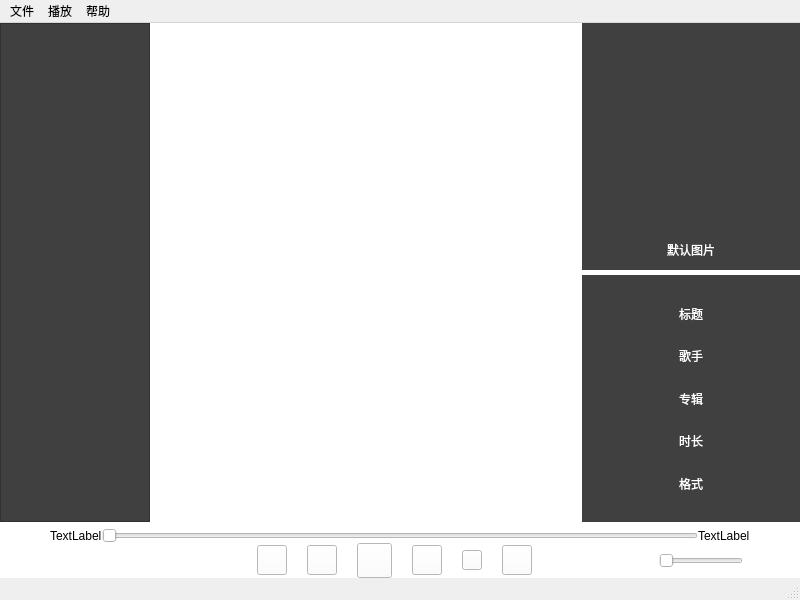
<?xml version="1.0" encoding="UTF-8"?>
<ui version="4.0">
 <class>MainWindow</class>
 <widget class="QMainWindow" name="MainWindow">
  <property name="geometry">
   <rect>
    <x>0</x>
    <y>0</y>
    <width>800</width>
    <height>600</height>
   </rect>
  </property>
  <property name="sizePolicy">
   <sizepolicy hsizetype="Expanding" vsizetype="Expanding">
    <horstretch>0</horstretch>
    <verstretch>0</verstretch>
   </sizepolicy>
  </property>
  <property name="windowTitle">
   <string>MainWindow</string>
  </property>
  <property name="windowIcon">
   <iconset>
    <normaloff>icon/Music.ico</normaloff>icon/Music.ico</iconset>
  </property>
  <property name="toolButtonStyle">
   <enum>Qt::ToolButtonStyle::ToolButtonFollowStyle</enum>
  </property>
  <widget class="QWidget" name="centralwidget">
   <property name="sizePolicy">
    <sizepolicy hsizetype="Expanding" vsizetype="Expanding">
     <horstretch>0</horstretch>
     <verstretch>0</verstretch>
    </sizepolicy>
   </property>
   <property name="styleSheet">
    <string notr="true">background-color: rgb(255, 255, 255);</string>
   </property>
   <layout class="QGridLayout" name="gridLayout_4">
    <property name="leftMargin">
     <number>0</number>
    </property>
    <property name="topMargin">
     <number>0</number>
    </property>
    <property name="rightMargin">
     <number>0</number>
    </property>
    <property name="bottomMargin">
     <number>0</number>
    </property>
    <item row="0" column="0">
     <layout class="QHBoxLayout" name="horizontalLayout" stretch="2,6,3">
      <property name="spacing">
       <number>5</number>
      </property>
      <item>
       <widget class="QTreeView" name="playlistTreeView">
        <property name="sizePolicy">
         <sizepolicy hsizetype="Preferred" vsizetype="Preferred">
          <horstretch>0</horstretch>
          <verstretch>0</verstretch>
         </sizepolicy>
        </property>
        <property name="minimumSize">
         <size>
          <width>150</width>
          <height>0</height>
         </size>
        </property>
        <property name="styleSheet">
         <string notr="true">background-color: rgb(64, 64, 64);
color:white;</string>
        </property>
        <property name="editTriggers">
         <set>QAbstractItemView::EditTrigger::NoEditTriggers</set>
        </property>
        <property name="alternatingRowColors">
         <bool>false</bool>
        </property>
        <property name="selectionMode">
         <enum>QAbstractItemView::SelectionMode::ExtendedSelection</enum>
        </property>
        <property name="uniformRowHeights">
         <bool>true</bool>
        </property>
        <property name="headerHidden">
         <bool>false</bool>
        </property>
        <attribute name="headerVisible">
         <bool>true</bool>
        </attribute>
        <attribute name="headerCascadingSectionResizes">
         <bool>false</bool>
        </attribute>
        <attribute name="headerMinimumSectionSize">
         <number>35</number>
        </attribute>
        <attribute name="headerDefaultSectionSize">
         <number>75</number>
        </attribute>
       </widget>
      </item>
      <item>
       <widget class="QWidget" name="lyricsWidget" native="true">
        <property name="sizePolicy">
         <sizepolicy hsizetype="Expanding" vsizetype="Expanding">
          <horstretch>0</horstretch>
          <verstretch>0</verstretch>
         </sizepolicy>
        </property>
        <layout class="QGridLayout" name="gridLayout_2">
         <item row="0" column="0">
          <widget class="QStackedWidget" name="stackedWidget">
           <property name="enabled">
            <bool>true</bool>
           </property>
           <property name="sizePolicy">
            <sizepolicy hsizetype="Expanding" vsizetype="Preferred">
             <horstretch>0</horstretch>
             <verstretch>0</verstretch>
            </sizepolicy>
           </property>
           <property name="mouseTracking">
            <bool>false</bool>
           </property>
           <property name="tabletTracking">
            <bool>false</bool>
           </property>
           <property name="acceptDrops">
            <bool>false</bool>
           </property>
           <property name="autoFillBackground">
            <bool>false</bool>
           </property>
           <property name="currentIndex">
            <number>1</number>
           </property>
           <widget class="QWidget" name="listPage">
            <property name="enabled">
             <bool>true</bool>
            </property>
            <property name="sizePolicy">
             <sizepolicy hsizetype="Expanding" vsizetype="Expanding">
              <horstretch>0</horstretch>
              <verstretch>0</verstretch>
             </sizepolicy>
            </property>
            <layout class="QGridLayout" name="gridLayout_5">
             <property name="leftMargin">
              <number>0</number>
             </property>
             <property name="topMargin">
              <number>0</number>
             </property>
             <property name="rightMargin">
              <number>0</number>
             </property>
             <property name="bottomMargin">
              <number>0</number>
             </property>
             <property name="spacing">
              <number>0</number>
             </property>
             <item row="0" column="0">
              <widget class="QTableView" name="songTableView">
               <property name="editTriggers">
                <set>QAbstractItemView::EditTrigger::NoEditTriggers</set>
               </property>
               <property name="tabKeyNavigation">
                <bool>false</bool>
               </property>
               <property name="dragDropOverwriteMode">
                <bool>false</bool>
               </property>
               <property name="alternatingRowColors">
                <bool>true</bool>
               </property>
               <property name="selectionMode">
                <enum>QAbstractItemView::SelectionMode::ExtendedSelection</enum>
               </property>
               <property name="selectionBehavior">
                <enum>QAbstractItemView::SelectionBehavior::SelectRows</enum>
               </property>
               <property name="textElideMode">
                <enum>Qt::TextElideMode::ElideRight</enum>
               </property>
              </widget>
             </item>
            </layout>
           </widget>
           <widget class="QWidget" name="lyricsPage">
            <property name="sizePolicy">
             <sizepolicy hsizetype="Expanding" vsizetype="Expanding">
              <horstretch>0</horstretch>
              <verstretch>0</verstretch>
             </sizepolicy>
            </property>
           </widget>
          </widget>
         </item>
        </layout>
       </widget>
      </item>
      <item>
       <layout class="QVBoxLayout" name="verticalLayout" stretch="0,0">
        <property name="spacing">
         <number>5</number>
        </property>
        <item>
         <widget class="QWidget" name="pictureWidget" native="true">
          <property name="sizePolicy">
           <sizepolicy hsizetype="Preferred" vsizetype="Preferred">
            <horstretch>0</horstretch>
            <verstretch>0</verstretch>
           </sizepolicy>
          </property>
          <property name="styleSheet">
           <string notr="true">background-color: rgb(64,64,64);
color:white;</string>
          </property>
          <layout class="QGridLayout" name="gridLayout_3" rowstretch="5,1" rowminimumheight="0,0">
           <item row="0" column="0">
            <widget class="QLabel" name="pictureLabel">
             <property name="sizePolicy">
              <sizepolicy hsizetype="Fixed" vsizetype="Fixed">
               <horstretch>0</horstretch>
               <verstretch>0</verstretch>
              </sizepolicy>
             </property>
             <property name="minimumSize">
              <size>
               <width>200</width>
               <height>200</height>
              </size>
             </property>
             <property name="styleSheet">
              <string notr="true">border-image:url(:/icon/default_cover.png)</string>
             </property>
             <property name="text">
              <string/>
             </property>
             <property name="scaledContents">
              <bool>true</bool>
             </property>
             <property name="alignment">
              <set>Qt::AlignmentFlag::AlignCenter</set>
             </property>
            </widget>
           </item>
           <item row="1" column="0">
            <widget class="QLabel" name="NameLabel">
             <property name="text">
              <string>默认图片</string>
             </property>
             <property name="scaledContents">
              <bool>true</bool>
             </property>
             <property name="alignment">
              <set>Qt::AlignmentFlag::AlignCenter</set>
             </property>
             <property name="wordWrap">
              <bool>true</bool>
             </property>
            </widget>
           </item>
          </layout>
         </widget>
        </item>
        <item>
         <widget class="QWidget" name="infoWidget" native="true">
          <property name="sizePolicy">
           <sizepolicy hsizetype="Preferred" vsizetype="Expanding">
            <horstretch>0</horstretch>
            <verstretch>0</verstretch>
           </sizepolicy>
          </property>
          <property name="styleSheet">
           <string notr="true">background-color: rgb(64,64,64);
color:white;</string>
          </property>
          <layout class="QGridLayout" name="gridLayout">
           <property name="topMargin">
            <number>20</number>
           </property>
           <property name="bottomMargin">
            <number>20</number>
           </property>
           <item row="0" column="0">
            <widget class="QLabel" name="TitleLabel">
             <property name="text">
              <string>标题</string>
             </property>
             <property name="scaledContents">
              <bool>true</bool>
             </property>
             <property name="alignment">
              <set>Qt::AlignmentFlag::AlignCenter</set>
             </property>
             <property name="wordWrap">
              <bool>true</bool>
             </property>
            </widget>
           </item>
           <item row="2" column="0">
            <widget class="QLabel" name="SetLabel">
             <property name="text">
              <string>专辑</string>
             </property>
             <property name="scaledContents">
              <bool>true</bool>
             </property>
             <property name="alignment">
              <set>Qt::AlignmentFlag::AlignCenter</set>
             </property>
             <property name="wordWrap">
              <bool>true</bool>
             </property>
            </widget>
           </item>
           <item row="3" column="0">
            <widget class="QLabel" name="timeLabel">
             <property name="text">
              <string>时长</string>
             </property>
             <property name="scaledContents">
              <bool>true</bool>
             </property>
             <property name="alignment">
              <set>Qt::AlignmentFlag::AlignCenter</set>
             </property>
             <property name="wordWrap">
              <bool>true</bool>
             </property>
            </widget>
           </item>
           <item row="1" column="0">
            <widget class="QLabel" name="ArtistLabel">
             <property name="text">
              <string>歌手</string>
             </property>
             <property name="scaledContents">
              <bool>true</bool>
             </property>
             <property name="alignment">
              <set>Qt::AlignmentFlag::AlignCenter</set>
             </property>
             <property name="wordWrap">
              <bool>true</bool>
             </property>
            </widget>
           </item>
           <item row="4" column="0">
            <widget class="QLabel" name="formatLabel">
             <property name="text">
              <string>格式</string>
             </property>
             <property name="scaledContents">
              <bool>true</bool>
             </property>
             <property name="alignment">
              <set>Qt::AlignmentFlag::AlignCenter</set>
             </property>
             <property name="wordWrap">
              <bool>true</bool>
             </property>
            </widget>
           </item>
          </layout>
         </widget>
        </item>
       </layout>
      </item>
     </layout>
    </item>
    <item row="1" column="0">
     <widget class="QWidget" name="playWidget" native="true">
      <property name="sizePolicy">
       <sizepolicy hsizetype="Expanding" vsizetype="Preferred">
        <horstretch>0</horstretch>
        <verstretch>0</verstretch>
       </sizepolicy>
      </property>
      <property name="styleSheet">
       <string notr="true">background-color: rgb(255, 255, 255);</string>
      </property>
      <layout class="QVBoxLayout" name="verticalLayout_2">
       <property name="spacing">
        <number>0</number>
       </property>
       <property name="leftMargin">
        <number>0</number>
       </property>
       <property name="topMargin">
        <number>0</number>
       </property>
       <property name="rightMargin">
        <number>0</number>
       </property>
       <property name="bottomMargin">
        <number>0</number>
       </property>
       <item>
        <layout class="QHBoxLayout" name="horizontalLayout_3">
         <property name="leftMargin">
          <number>50</number>
         </property>
         <property name="rightMargin">
          <number>50</number>
         </property>
         <item>
          <widget class="QLabel" name="playtimeLabel">
           <property name="text">
            <string>TextLabel</string>
           </property>
          </widget>
         </item>
         <item>
          <widget class="QSlider" name="playSlider">
           <property name="orientation">
            <enum>Qt::Orientation::Horizontal</enum>
           </property>
          </widget>
         </item>
         <item>
          <widget class="QLabel" name="totaltimeLabel">
           <property name="text">
            <string>TextLabel</string>
           </property>
          </widget>
         </item>
        </layout>
       </item>
       <item>
        <layout class="QHBoxLayout" name="horizontalLayout_2" stretch="0,0,0,0,0,0,0,0,0,0,0,0,0">
         <property name="spacing">
          <number>20</number>
         </property>
         <property name="leftMargin">
          <number>50</number>
         </property>
         <item>
          <spacer name="horizontalSpacer">
           <property name="orientation">
            <enum>Qt::Orientation::Horizontal</enum>
           </property>
           <property name="sizeType">
            <enum>QSizePolicy::Policy::Expanding</enum>
           </property>
           <property name="sizeHint" stdset="0">
            <size>
             <width>50</width>
             <height>20</height>
            </size>
           </property>
          </spacer>
         </item>
         <item>
          <widget class="QPushButton" name="playModeButton">
           <property name="minimumSize">
            <size>
             <width>30</width>
             <height>30</height>
            </size>
           </property>
           <property name="maximumSize">
            <size>
             <width>30</width>
             <height>30</height>
            </size>
           </property>
           <property name="styleSheet">
            <string notr="true">border:none;</string>
           </property>
           <property name="text">
            <string/>
           </property>
          </widget>
         </item>
         <item>
          <spacer name="horizontalSpacer_4">
           <property name="orientation">
            <enum>Qt::Orientation::Horizontal</enum>
           </property>
           <property name="sizeHint" stdset="0">
            <size>
             <width>100</width>
             <height>20</height>
            </size>
           </property>
          </spacer>
         </item>
         <item>
          <widget class="QPushButton" name="outloadButton">
           <property name="sizePolicy">
            <sizepolicy hsizetype="Preferred" vsizetype="Preferred">
             <horstretch>0</horstretch>
             <verstretch>0</verstretch>
            </sizepolicy>
           </property>
           <property name="maximumSize">
            <size>
             <width>30</width>
             <height>30</height>
            </size>
           </property>
           <property name="styleSheet">
            <string notr="true">QPushButton {
	border-image: url(:/icon/outload.png);
}

QPushButton:hover {
 border-image: url(:/icon/outload.png);
}

QPushButton:pressed {
 border-image: url(:/icon/outload.png);
}</string>
           </property>
           <property name="text">
            <string/>
           </property>
          </widget>
         </item>
         <item>
          <widget class="QPushButton" name="lastButton">
           <property name="sizePolicy">
            <sizepolicy hsizetype="Preferred" vsizetype="Preferred">
             <horstretch>0</horstretch>
             <verstretch>0</verstretch>
            </sizepolicy>
           </property>
           <property name="maximumSize">
            <size>
             <width>30</width>
             <height>30</height>
            </size>
           </property>
           <property name="styleSheet">
            <string notr="true">QPushButton {
	border-image: url(:/icon/last.png);
}

QPushButton:hover {
 border-image: url(:/icon/last.png);
}

QPushButton:pressed {
 border-image: url(:/icon/last.png);
}</string>
           </property>
           <property name="text">
            <string/>
           </property>
          </widget>
         </item>
         <item>
          <widget class="QPushButton" name="playButton">
           <property name="sizePolicy">
            <sizepolicy hsizetype="Preferred" vsizetype="Preferred">
             <horstretch>0</horstretch>
             <verstretch>0</verstretch>
            </sizepolicy>
           </property>
           <property name="minimumSize">
            <size>
             <width>35</width>
             <height>35</height>
            </size>
           </property>
           <property name="maximumSize">
            <size>
             <width>35</width>
             <height>35</height>
            </size>
           </property>
           <property name="styleSheet">
            <string notr="true">QPushButton {
	border-image: url(:/icon/play.png);
}

QPushButton:hover {
 border-image: url(:/icon/play.png);
}

QPushButton:pressed {
 border-image: url(:/icon/play.png);
}</string>
           </property>
           <property name="text">
            <string/>
           </property>
          </widget>
         </item>
         <item>
          <widget class="QPushButton" name="nextButton">
           <property name="sizePolicy">
            <sizepolicy hsizetype="Preferred" vsizetype="Preferred">
             <horstretch>0</horstretch>
             <verstretch>0</verstretch>
            </sizepolicy>
           </property>
           <property name="minimumSize">
            <size>
             <width>30</width>
             <height>30</height>
            </size>
           </property>
           <property name="maximumSize">
            <size>
             <width>30</width>
             <height>30</height>
            </size>
           </property>
           <property name="styleSheet">
            <string notr="true">QPushButton {
	border-image: url(:/icon/next.png);
}

QPushButton:hover {
 border-image: url(:/icon/next.png);
}

QPushButton:pressed {
 border-image: url(:/icon/next.png);
}</string>
           </property>
           <property name="text">
            <string/>
           </property>
          </widget>
         </item>
         <item>
          <widget class="QPushButton" name="terminateButton">
           <property name="sizePolicy">
            <sizepolicy hsizetype="Preferred" vsizetype="Preferred">
             <horstretch>0</horstretch>
             <verstretch>0</verstretch>
            </sizepolicy>
           </property>
           <property name="maximumSize">
            <size>
             <width>20</width>
             <height>20</height>
            </size>
           </property>
           <property name="styleSheet">
            <string notr="true">QPushButton {
	border-image: url(:/icon/terminate.png);
}

QPushButton:hover {
 border-image: url(:/icon/terminate.png);
}

QPushButton:pressed {
 border-image: url(:/icon/terminate.png);
}</string>
           </property>
           <property name="text">
            <string/>
           </property>
          </widget>
         </item>
         <item>
          <widget class="QPushButton" name="likeButton">
           <property name="sizePolicy">
            <sizepolicy hsizetype="Preferred" vsizetype="Preferred">
             <horstretch>0</horstretch>
             <verstretch>0</verstretch>
            </sizepolicy>
           </property>
           <property name="maximumSize">
            <size>
             <width>30</width>
             <height>30</height>
            </size>
           </property>
           <property name="styleSheet">
            <string notr="true">QPushButton {
	border-image: url(:/icon/like.png);
}
</string>
           </property>
           <property name="text">
            <string/>
           </property>
          </widget>
         </item>
         <item>
          <spacer name="horizontalSpacer_2">
           <property name="orientation">
            <enum>Qt::Orientation::Horizontal</enum>
           </property>
           <property name="sizeType">
            <enum>QSizePolicy::Policy::Expanding</enum>
           </property>
           <property name="sizeHint" stdset="0">
            <size>
             <width>30</width>
             <height>20</height>
            </size>
           </property>
          </spacer>
         </item>
         <item>
          <widget class="QPushButton" name="volumeButton">
           <property name="minimumSize">
            <size>
             <width>0</width>
             <height>0</height>
            </size>
           </property>
           <property name="maximumSize">
            <size>
             <width>30</width>
             <height>30</height>
            </size>
           </property>
           <property name="styleSheet">
            <string notr="true">border:none;</string>
           </property>
           <property name="text">
            <string/>
           </property>
          </widget>
         </item>
         <item>
          <widget class="QSlider" name="volumeSlider">
           <property name="sizePolicy">
            <sizepolicy hsizetype="Preferred" vsizetype="Fixed">
             <horstretch>0</horstretch>
             <verstretch>0</verstretch>
            </sizepolicy>
           </property>
           <property name="focusPolicy">
            <enum>Qt::FocusPolicy::StrongFocus</enum>
           </property>
           <property name="contextMenuPolicy">
            <enum>Qt::ContextMenuPolicy::DefaultContextMenu</enum>
           </property>
           <property name="orientation">
            <enum>Qt::Orientation::Horizontal</enum>
           </property>
          </widget>
         </item>
         <item>
          <spacer name="horizontalSpacer_3">
           <property name="orientation">
            <enum>Qt::Orientation::Horizontal</enum>
           </property>
           <property name="sizeType">
            <enum>QSizePolicy::Policy::Expanding</enum>
           </property>
           <property name="sizeHint" stdset="0">
            <size>
             <width>30</width>
             <height>20</height>
            </size>
           </property>
          </spacer>
         </item>
        </layout>
       </item>
      </layout>
     </widget>
    </item>
   </layout>
  </widget>
  <widget class="QMenuBar" name="menubar">
   <property name="geometry">
    <rect>
     <x>0</x>
     <y>0</y>
     <width>800</width>
     <height>21</height>
    </rect>
   </property>
   <property name="sizePolicy">
    <sizepolicy hsizetype="Expanding" vsizetype="Minimum">
     <horstretch>0</horstretch>
     <verstretch>0</verstretch>
    </sizepolicy>
   </property>
   <widget class="QMenu" name="fileMenu">
    <property name="sizePolicy">
     <sizepolicy hsizetype="Expanding" vsizetype="Preferred">
      <horstretch>0</horstretch>
      <verstretch>0</verstretch>
     </sizepolicy>
    </property>
    <property name="title">
     <string>文件</string>
    </property>
    <addaction name="actionOpen"/>
    <addaction name="actionNewList"/>
    <addaction name="actionRemoveList"/>
    <addaction name="actionAddFile"/>
    <addaction name="actionRemoveSong"/>
    <addaction name="actionExit"/>
   </widget>
   <widget class="QMenu" name="playMenu">
    <property name="sizePolicy">
     <sizepolicy hsizetype="Expanding" vsizetype="Preferred">
      <horstretch>0</horstretch>
      <verstretch>0</verstretch>
     </sizepolicy>
    </property>
    <property name="title">
     <string>播放</string>
    </property>
    <widget class="QMenu" name="menuPlaySpeed">
     <property name="title">
      <string>播放速度</string>
     </property>
     <addaction name="actionx10_0"/>
     <addaction name="actionx5_0"/>
     <addaction name="actionx2_0"/>
     <addaction name="actionx1_5"/>
     <addaction name="actionx1_25"/>
     <addaction name="actionx1_0"/>
     <addaction name="actionx0_75"/>
     <addaction name="actionx0_5"/>
     <addaction name="actionx0_2"/>
     <addaction name="actionx0_1"/>
    </widget>
    <widget class="QMenu" name="menuSequence">
     <property name="title">
      <string>播放次序</string>
     </property>
     <addaction name="actionSquence"/>
     <addaction name="actionShuffle"/>
     <addaction name="actionLoopSingle"/>
     <addaction name="actionLoopList"/>
    </widget>
    <addaction name="actionTerminate"/>
    <addaction name="actionStop"/>
    <addaction name="actionLast"/>
    <addaction name="actionNext"/>
    <addaction name="actionRandomPlay"/>
    <addaction name="menuSequence"/>
    <addaction name="menuPlaySpeed"/>
   </widget>
   <widget class="QMenu" name="helpMenu">
    <property name="sizePolicy">
     <sizepolicy hsizetype="Expanding" vsizetype="Preferred">
      <horstretch>0</horstretch>
      <verstretch>0</verstretch>
     </sizepolicy>
    </property>
    <property name="title">
     <string>帮助</string>
    </property>
    <addaction name="actionAbout"/>
   </widget>
   <addaction name="fileMenu"/>
   <addaction name="playMenu"/>
   <addaction name="helpMenu"/>
  </widget>
  <widget class="QStatusBar" name="statusbar">
   <property name="sizePolicy">
    <sizepolicy hsizetype="Expanding" vsizetype="MinimumExpanding">
     <horstretch>0</horstretch>
     <verstretch>0</verstretch>
    </sizepolicy>
   </property>
  </widget>
  <action name="actionOpen">
   <property name="text">
    <string>打开</string>
   </property>
  </action>
  <action name="actionNewList">
   <property name="text">
    <string>新建播放列表</string>
   </property>
  </action>
  <action name="actionAddFile">
   <property name="text">
    <string>添加文件</string>
   </property>
  </action>
  <action name="actionRemoveSong">
   <property name="text">
    <string>移除文件</string>
   </property>
  </action>
  <action name="actionTerminate">
   <property name="text">
    <string>停止</string>
   </property>
  </action>
  <action name="actionStop">
   <property name="text">
    <string>暂停</string>
   </property>
  </action>
  <action name="actionLast">
   <property name="text">
    <string>上一首</string>
   </property>
  </action>
  <action name="actionNext">
   <property name="text">
    <string>下一首</string>
   </property>
  </action>
  <action name="actionRandomPlay">
   <property name="text">
    <string>随机</string>
   </property>
  </action>
  <action name="actionAbout">
   <property name="text">
    <string>关于</string>
   </property>
  </action>
  <action name="actionSquence">
   <property name="text">
    <string>顺序</string>
   </property>
  </action>
  <action name="actionShuffle">
   <property name="text">
    <string>随机</string>
   </property>
  </action>
  <action name="actionLoopSingle">
   <property name="text">
    <string>单曲循环</string>
   </property>
  </action>
  <action name="actionLoopList">
   <property name="text">
    <string>列表循环</string>
   </property>
  </action>
  <action name="actionx10_0">
   <property name="text">
    <string>x10.0</string>
   </property>
  </action>
  <action name="actionx5_0">
   <property name="text">
    <string>x5.0</string>
   </property>
  </action>
  <action name="actionx2_0">
   <property name="text">
    <string>x2.0</string>
   </property>
  </action>
  <action name="actionx1_5">
   <property name="text">
    <string>x1.5</string>
   </property>
  </action>
  <action name="actionx1_25">
   <property name="text">
    <string>x1.25</string>
   </property>
  </action>
  <action name="actionx1_0">
   <property name="text">
    <string>x1.0</string>
   </property>
  </action>
  <action name="actionx0_75">
   <property name="text">
    <string>x0.75</string>
   </property>
  </action>
  <action name="actionx0_5">
   <property name="text">
    <string>x0.5</string>
   </property>
  </action>
  <action name="actionx0_2">
   <property name="text">
    <string>x0.2</string>
   </property>
  </action>
  <action name="actionx0_1">
   <property name="text">
    <string>x0.1</string>
   </property>
  </action>
  <action name="actionExit">
   <property name="text">
    <string>退出</string>
   </property>
  </action>
  <action name="actionRemoveList">
   <property name="text">
    <string>移除播放列表</string>
   </property>
  </action>
 </widget>
 <resources/>
 <connections/>
</ui>
